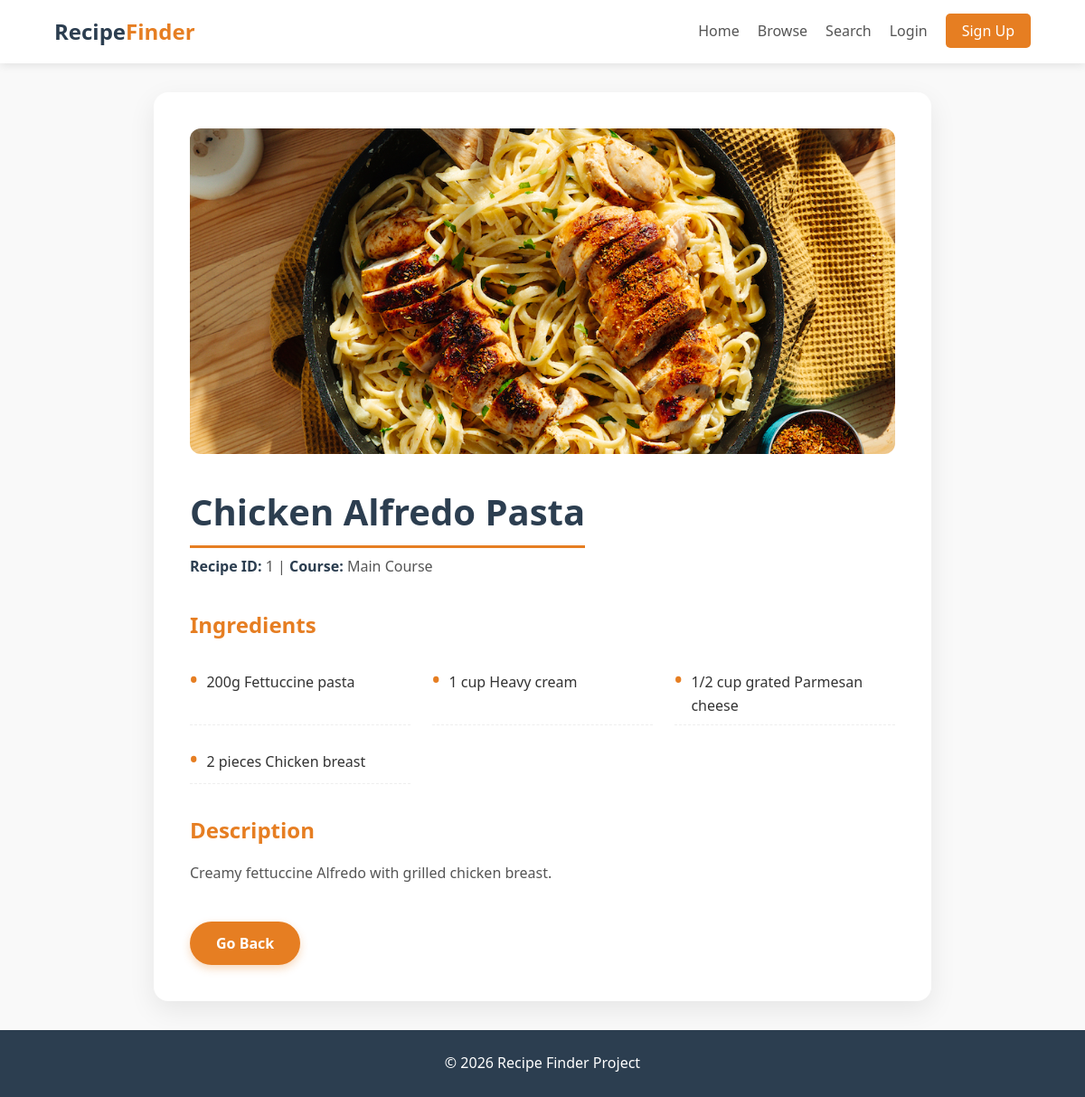
The page /recipes/recipe/1/ on the database its author committed.
### recipes/models.py (models this page shows, shortened)
class Recipe(models.Model):
    COURSE_CHOICES = [
        ('Appetizers', 'Appetizers'),
        ('Main Course', 'Main Course'),
        ('Dessert', 'Dessert'),
        ('Beverages', 'Beverages'),
    ]
    id = models.CharField(max_length=20, primary_key=True)
    name = models.CharField(max_length=200, unique=True)
    course = models.CharField(max_length=20, choices=COURSE_CHOICES)
    description = models.TextField()
    image = models.ImageField(upload_to=recipe_image_upload_path, blank=True, null=True)
    created_by = models.ForeignKey(User, on_delete=models.SET_NULL, null=True, blank=True)
    created_at = models.DateTimeField(auto_now_add=True)
    updated_at = models.DateTimeField(auto_now=True)
    class Meta:
        ordering = ['name']

class Ingredient(models.Model):
    recipe = models.ForeignKey(Recipe, on_delete=models.CASCADE, related_name='ingredients')
    ingredient_id = models.CharField(max_length=20, blank=True)
    name = models.CharField(max_length=100, validators=[MinLengthValidator(2)])
    quantity = models.CharField(max_length=100)

### recipes/views.py (the view)
# urls.py: path('recipe/<str:pk>/', views.recipe_detail, name='recipe_detail'),
def recipe_detail(request, pk):
    recipe = get_object_or_404(Recipe, pk=pk)
    is_favorite = False
    if request.user.is_authenticated:
        is_favorite = Favorite.objects.filter(user=request.user, recipe=recipe).exists()
    return render(request, 'recipes/recipe_detail.html', {
        'recipe': recipe,
        'is_favorite': is_favorite,
    })

### accounts/context_processors.py (called while the page is built)
def account_nav(request):
    is_admin = False
    if request.user.is_authenticated and hasattr(request.user, 'profile'):
        is_admin = request.user.profile.account_type == 'admin'
    return {'user_is_admin': is_admin}

### templates/recipes/recipe_detail.html (shortened to what this page needs)
{% extends 'base.html' %}
{% load static %}
{% block extra_css %}
<link rel="stylesheet" href="{% static 'css/recipe-detail.css' %}">
{% endblock %}
{% block content %}
<div class="container">
    <div class="recipe-card">
        {% if recipe.image %}
            <img src="{{ recipe.image.url }}" alt="{{ recipe.name }}" class="recipe-detail-image">
        {% endif %}
        <h1>{{ recipe.name }}</h1>
        <p><strong>Recipe ID:</strong> {{ recipe.id }} | <strong>Course:</strong> {{ recipe.course }}</p>
        <h3>Ingredients</h3>
        <ul class="ingredients-list">
            {% for ing in recipe.ingredients.all %}
                <li>{{ ing.quantity }} {{ ing.name }}</li>
            {% endfor %}
        </ul>
        <h3>Description</h3>
        <p>{{ recipe.description }}</p>
        <button class="btn" onclick="history.back()">Go Back</button>
    </div>
</div>
{% endblock %}

### static_src/css/recipe-detail.css (style rules this page uses)
* { margin: 0; padding: 0; box-sizing: border-box; font-family: 'Segoe UI', Tahoma, Geneva, Verdana, sans-serif; }
body { background-color: #f9f9f9; color: #333; line-height: 1.6; min-height: 100vh; display: flex; flex-direction: column; }
.container { flex: 1; max-width: 900px; margin: 2rem auto; padding: 0 20px; width: 100%; }
.recipe-card { background: white; border-radius: 16px; box-shadow: 0 10px 30px rgba(0, 0, 0, 0.08); padding: 2.5rem; transition: transform 0.2s ease; }
.recipe-detail-image { width: 100%; max-height: 360px; object-fit: cover; border-radius: 12px; margin-bottom: 1.5rem; }
.recipe-card h1 { color: #2c3e50; font-size: 2.5rem; margin-bottom: 0.5rem; border-bottom: 3px solid #e67e22; display: inline-block; padding-bottom: 5px; }
.recipe-card p { margin-bottom: 1.5rem; color: #555; }
.recipe-card strong { color: #2c3e50; font-weight: 600; }
.recipe-card h3 { margin: 2rem 0 1rem; color: #e67e22; font-size: 1.5rem; font-weight: 600; }
.ingredients-list { list-style: none; margin: 0 0 2rem; padding: 0; display: grid; grid-template-columns: repeat(auto-fill, minmax(220px, 1fr)); gap: 0.75rem 1.5rem; }
.ingredients-list li { padding: 0.5rem 0; border-bottom: 1px dashed #eee; font-size: 1rem; display: flex; align-items: baseline; }
.ingredients-list li::before { content: "•"; color: #e67e22; font-weight: bold; font-size: 1.4rem; margin-right: 10px; }
.btn { display: inline-block; background-color: #e67e22; color: white; border: none; padding: 12px 28px; border-radius: 40px; font-size: 1rem; font-weight: 600; text-decoration: none; cursor: pointer; transition: all 0.3s ease; box-shadow: 0 4px 10px rgba(230, 126, 34, 0.3); border: 1px solid transparent; margin-top: 1rem; }

### rows shown on the page
Recipe: image (picture), name "Chicken Alfredo Pasta", id "1", course "Main Course", description "Creamy fettuccine Alfredo with grilled chicken breast."
Ingredient: quantity "200g", name "Fettuccine pasta"
Ingredient: quantity "1 cup", name "Heavy cream"
Ingredient: quantity "1/2 cup grated", name "Parmesan cheese"
Ingredient: quantity "2 pieces", name "Chicken breast"
